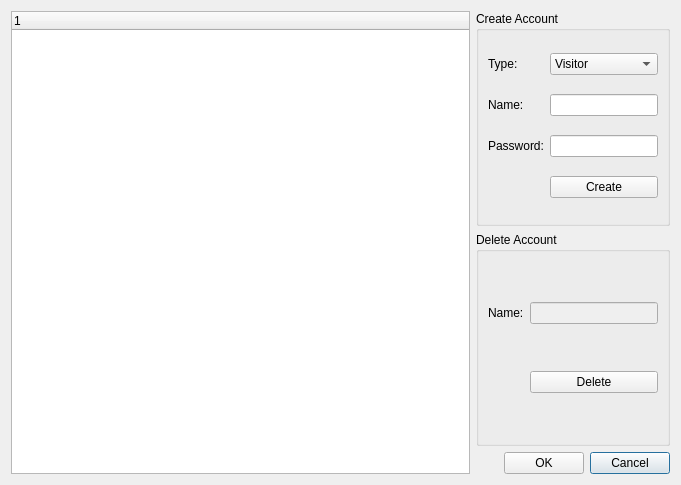
<?xml version="1.0" encoding="UTF-8"?>
<ui version="4.0">
 <class>UserList</class>
 <widget class="QDialog" name="UserList">
  <property name="windowModality">
   <enum>Qt::ApplicationModal</enum>
  </property>
  <property name="geometry">
   <rect>
    <x>0</x>
    <y>0</y>
    <width>681</width>
    <height>485</height>
   </rect>
  </property>
  <property name="windowTitle">
   <string>UserList</string>
  </property>
  <layout class="QGridLayout" name="gridLayout_3">
   <item row="0" column="0" rowspan="3">
    <widget class="QTreeWidget" name="Tree_UserList">
     <column>
      <property name="text">
       <string/>
      </property>
     </column>
    </widget>
   </item>
   <item row="2" column="4">
    <widget class="QPushButton" name="B_Cancel">
     <property name="text">
      <string>Cancel</string>
     </property>
    </widget>
   </item>
   <item row="1" column="1" colspan="4">
    <widget class="QGroupBox" name="groupBox_2">
     <property name="title">
      <string>Delete Account</string>
     </property>
     <layout class="QGridLayout" name="gridLayout_2">
      <item row="0" column="1">
       <widget class="QLineEdit" name="E_NametoDelete">
        <property name="enabled">
         <bool>false</bool>
        </property>
       </widget>
      </item>
      <item row="0" column="0">
       <widget class="QLabel" name="label_5">
        <property name="text">
         <string>Name:</string>
        </property>
       </widget>
      </item>
      <item row="1" column="1">
       <widget class="QPushButton" name="B_DeleteUser">
        <property name="text">
         <string>Delete</string>
        </property>
       </widget>
      </item>
     </layout>
    </widget>
   </item>
   <item row="0" column="1" colspan="4">
    <widget class="QGroupBox" name="groupBox">
     <property name="title">
      <string>Create Account</string>
     </property>
     <layout class="QGridLayout" name="gridLayout">
      <item row="2" column="1">
       <widget class="QLineEdit" name="E_Password">
        <property name="echoMode">
         <enum>QLineEdit::PasswordEchoOnEdit</enum>
        </property>
       </widget>
      </item>
      <item row="1" column="0">
       <widget class="QLabel" name="label_2">
        <property name="text">
         <string>Name:</string>
        </property>
       </widget>
      </item>
      <item row="1" column="1">
       <widget class="QLineEdit" name="E_UserName">
        <property name="minimumSize">
         <size>
          <width>100</width>
          <height>0</height>
         </size>
        </property>
       </widget>
      </item>
      <item row="2" column="0">
       <widget class="QLabel" name="label_3">
        <property name="text">
         <string>Password:</string>
        </property>
       </widget>
      </item>
      <item row="0" column="1">
       <widget class="QComboBox" name="Combo_UserType">
        <item>
         <property name="text">
          <string>Visitor</string>
         </property>
        </item>
        <item>
         <property name="text">
          <string>User</string>
         </property>
        </item>
        <item>
         <property name="text">
          <string>Admin</string>
         </property>
        </item>
       </widget>
      </item>
      <item row="0" column="0">
       <widget class="QLabel" name="label">
        <property name="text">
         <string>Type:</string>
        </property>
       </widget>
      </item>
      <item row="3" column="1">
       <widget class="QPushButton" name="B_CreateUser">
        <property name="text">
         <string>Create</string>
        </property>
       </widget>
      </item>
     </layout>
    </widget>
   </item>
   <item row="2" column="3">
    <widget class="QPushButton" name="B_OK">
     <property name="text">
      <string>OK</string>
     </property>
    </widget>
   </item>
  </layout>
 </widget>
 <resources/>
 <connections/>
</ui>
